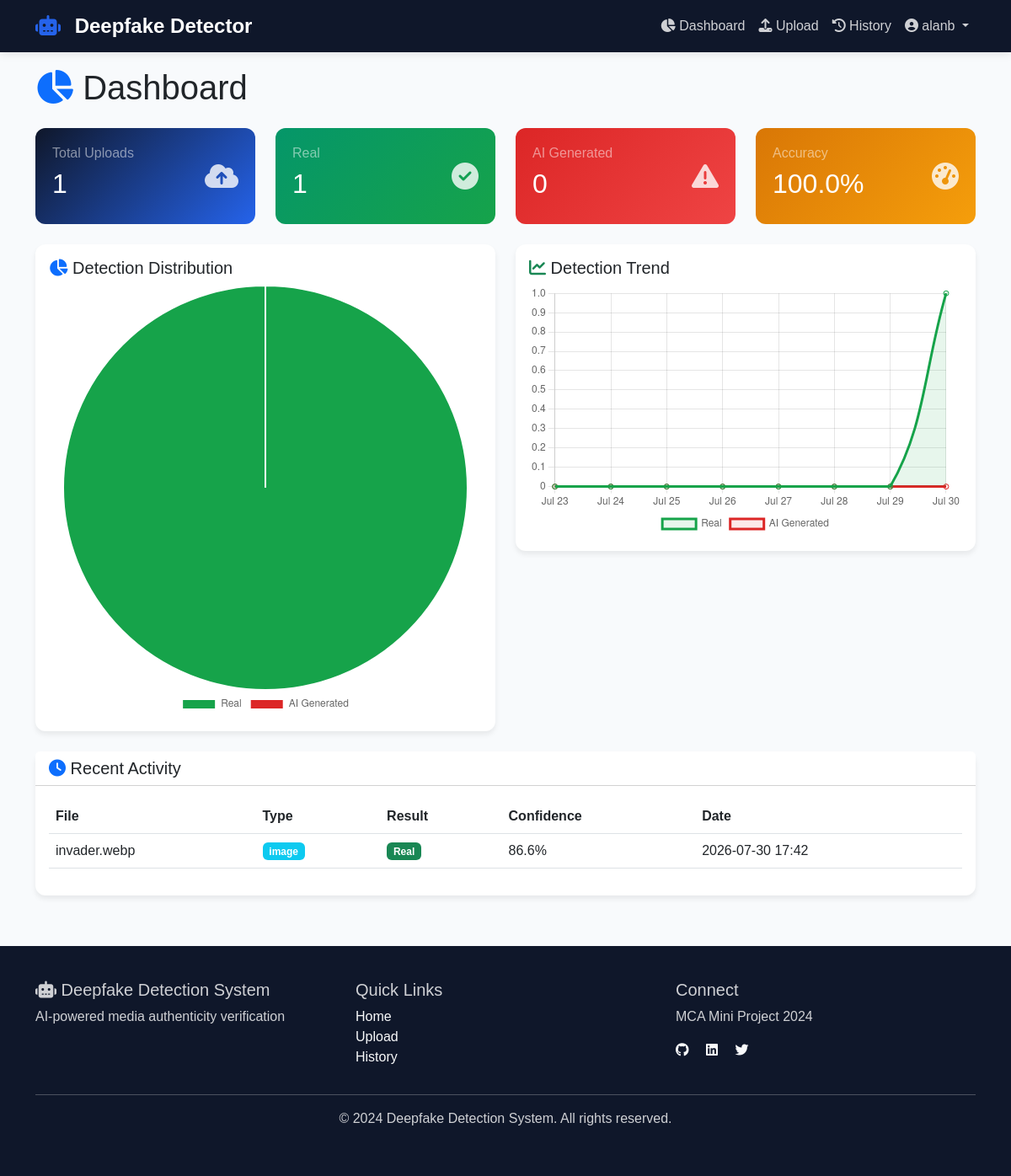
The app's page /dashboard/ (signed in) with its own data.
### detector/models.py (models this page shows, shortened)
class Detection(models.Model):
    RESULT_CHOICES = [
        ('real', 'Real'),
        ('fake', 'AI Generated'),
    ]
    media = models.OneToOneField(Media, on_delete=models.CASCADE, null=True, blank=True)
    result = models.CharField(max_length=20, choices=RESULT_CHOICES, default='unknown')
    confidence = models.FloatField(default=0.0)
    probability_real = models.FloatField(default=0.0)
    probability_fake = models.FloatField(default=0.0)
    processed_at = models.DateTimeField(auto_now_add=True)
    model_version = models.CharField(max_length=50, default='v1.0')

class Media(models.Model):
    MEDIA_TYPES = [
        ('image', 'Image'),
        ('video', 'Video'),
        ('youtube', 'YouTube'),
        ('instagram', 'Instagram'),
    ]
    user = models.ForeignKey(User, on_delete=models.CASCADE, null=True, blank=True)
    file_name = models.CharField(max_length=255)
    file_path = models.CharField(max_length=500, blank=True, null=True)
    media_type = models.CharField(max_length=20, choices=MEDIA_TYPES)
    file_size = models.IntegerField(default=0)
    url = models.URLField(blank=True, null=True)
    uploaded_at = models.DateTimeField(auto_now_add=True)

### dashboard/views.py (the view)
# urls.py: path('', views.dashboard, name='dashboard'),
@login_required
def dashboard(request):
    detections = Detection.objects.filter(media__user=request.user)
    total_uploads = detections.count()
    real_count = detections.filter(result='real').count()
    fake_count = detections.filter(result='fake').count()
    high_confidence = detections.filter(confidence__gt=70).count()
    accuracy = (high_confidence / total_uploads * 100) if total_uploads > 0 else 0
    recent_detections = detections.order_by('-processed_at')[:10]
    dates = []
    real_data = []
    fake_data = []
    for i in range(7, -1, -1):
        date = datetime.now().date() - timedelta(days=i)
        dates.append(date.strftime('%b %d'))
        day_detections = detections.filter(processed_at__date=date)
        real_data.append(day_detections.filter(result='real').count())
        fake_data.append(day_detections.filter(result='fake').count())
    context = {
        'total_uploads': total_uploads,
        'real_count': real_count,
        'fake_count': fake_count,
        'accuracy': round(accuracy, 1),
        'recent_detections': recent_detections,
        'chart_labels': json.dumps(dates),
        'chart_real_data': json.dumps(real_data),
        'chart_fake_data': json.dumps(fake_data),
    }
    return render(request, 'dashboard.html', context)

### templates/dashboard.html (shortened to what this page needs)
{% extends 'base.html' %}
{% block content %}
<div class="container mt-4">
    <h1 class="mb-4">
        <i class="fas fa-chart-pie text-primary"></i> Dashboard
    </h1>
    <div class="row g-4 mb-4">
        <div class="col-md-3">
            <div class="stat-card stat-primary">
                <div class="d-flex justify-content-between align-items-center">
                    <div>
                        <h6 class="text-white-50">Total Uploads</h6>
                        <h2 class="text-white">{{ total_uploads }}</h2>
                    </div>
                    <i class="fas fa-cloud-upload-alt"></i>
                </div>
            </div>
        </div>
        <div class="col-md-3">
            <div class="stat-card stat-success">
                <div class="d-flex justify-content-between align-items-center">
                    <div>
                        <h6 class="text-white-50">Real</h6>
                        <h2 class="text-white">{{ real_count }}</h2>
                    </div>
                    <i class="fas fa-check-circle"></i>
                </div>
            </div>
        </div>
        <div class="col-md-3">
            <div class="stat-card stat-danger">
                <div class="d-flex justify-content-between align-items-center">
                    <div>
                        <h6 class="text-white-50">AI Generated</h6>
                        <h2 class="text-white">{{ fake_count }}</h2>
                    </div>
                    <i class="fas fa-exclamation-triangle"></i>
                </div>
            </div>
        </div>
        <div class="col-md-3">
            <div class="stat-card stat-warning">
                <div class="d-flex justify-content-between align-items-center">
                    <div>
                        <h6 class="text-white-50">Accuracy</h6>
                        <h2 class="text-white">{{ accuracy }}%</h2>
                    </div>
                    <i class="fas fa-tachometer-alt"></i>
                </div>
            </div>
        </div>
    </div>
    <div class="row g-4">
        <div class="col-md-6">
            <div class="card p-3">
                <h5><i class="fas fa-chart-pie text-primary"></i> Detection Distribution</h5>
                <canvas id="pieChart" height="300"></canvas>
            </div>
        </div>
        <div class="col-md-6">
            <div class="card p-3">
                <h5><i class="fas fa-chart-line text-success"></i> Detection Trend</h5>
                <canvas id="lineChart" height="300"></canvas>
            </div>
        </div>
    </div>
    <div class="card mt-4">
        <div class="card-header bg-white">
            <h5 class="mb-0"><i class="fas fa-clock text-primary"></i> Recent Activity</h5>
        </div>
        <div class="card-body">
            {% if recent_detections %}
                <div class="table-responsive">
                    <table class="table table-hover">
                        <thead>
                            <tr>
                                <th>File</th>
                                <th>Type</th>
                                <th>Result</th>
                                <th>Confidence</th>
                                <th>Date</th>
                            </tr>
                        </thead>
                        <tbody>
                            {% for detection in recent_detections %}
                                <tr>
                                    <td>{{ detection.media.file_name|truncatechars:30 }}</td>
                                    <td><span class="badge bg-info">{{ detection.media.media_type }}</span></td>
                                    <td>
                                        {% if detection.result == 'real' %}
                                            <span class="badge bg-success">Real</span>
                                        {% else %}
                                            <span class="badge bg-danger">AI Generated</span>
                                        {% endif %}
                                    </td>
                                    <td>{{ detection.confidence|floatformat:1 }}%</td>
                                    <td>{{ detection.processed_at|date:"Y-m-d H:i" }}</td>
                                </tr>
                            {% endfor %}
                        </tbody>
                    </table>
                </div>
            {% else %}
                <p class="text-center text-muted">No detections yet. <a href="{% url 'detector:upload' %}">Upload your first file</a></p>
            {% endif %}
        </div>
    </div>
</div>
<script>
document.addEventListener('DOMContentLoaded', function() {
    // Pie Chart
    const ctx1 = document.getElementById('pieChart').getContext('2d');
    new Chart(ctx1, {
        type: 'pie',
        data: {
            labels: ['Real', 'AI Generated'],
            datasets: [{
                data: [{{ real_count }}, {{ fake_count }}],
                backgroundColor: ['#16A34A', '#DC2626'],
                borderWidth: 2
            }]
        },
        options: {
            responsive: true,
            plugins: {
                legend: {
                    position: 'bottom'
                }
            }
        }
    });
    // Line Chart
    const ctx2 = document.getElementById('lineChart').getContext('2d');
    new Chart(ctx2, {
        type: 'line',
        data: {
            labels: {{ chart_labels|safe }},
            datasets: [
                {
                    label: 'Real',
                    data: {{ chart_real_data|safe }},
                    borderColor: '#16A34A',
                    backgroundColor: 'rgba(22, 163, 74, 0.1)',
                    fill: true,
                    tension: 0.4
                },
                {
                    label: 'AI Generated',
                    data: {{ chart_fake_data|safe }},
                    borderColor: '#DC2626',
                    backgroundColor: 'rgba(220, 38, 38, 0.1)',
                    fill: true,
                    tension: 0.4
                }
            ]
        },
        options: {
            responsive: true,
            plugins: {
                legend: {
                    position: 'bottom'
                }
            },
            scales: {
                y: {
                    beginAtZero: true
                }
            }
        }
    });
});
</script>
{% endblock %}

### templates/base.html (shortened to what this page needs)
<!DOCTYPE html>
<html lang="en">
<head>
    <link href="https://cdn.jsdelivr.net/npm/bootstrap@5.3.0/dist/css/bootstrap.min.css" rel="stylesheet">
    <link rel="stylesheet" href="https://cdnjs.cloudflare.com/ajax/libs/font-awesome/6.4.0/css/all.min.css">
</head>
<body>
    <nav class="navbar navbar-expand-lg fixed-top">
        <div class="container">
            <a class="navbar-brand" href="{% url 'home' %}">
                <i class="fas fa-robot"></i> Deepfake Detector
            </a>
            <div class="collapse navbar-collapse" id="navbarNav">
                <ul class="navbar-nav ms-auto">
                    {% if user.is_authenticated %}
                        <li class="nav-item">
                            <a class="nav-link" href="{% url 'dashboard:dashboard' %}">
                                <i class="fas fa-chart-pie"></i> Dashboard
                            </a>
                        </li>
                        <li class="nav-item">
                            <a class="nav-link" href="{% url 'detector:upload' %}">
                                <i class="fas fa-upload"></i> Upload
                            </a>
                        </li>
                        <li class="nav-item">
                            <a class="nav-link" href="{% url 'detector:detection_history' %}">
                                <i class="fas fa-history"></i> History
                            </a>
                        </li>
                        <li class="nav-item dropdown">
                            <a class="nav-link dropdown-toggle" href="#" id="userDropdown" role="button" data-bs-toggle="dropdown">
                                <i class="fas fa-user-circle"></i> {{ user.username }}
                            </a>
                        </li>
                    {% endif %}
                </ul>
            </div>
        </div>
    </nav>
    {% block content %}{% endblock %}
    <footer class="footer">
        <div class="container">
            <div class="row">
                <div class="col-md-4">
                    <h5><i class="fas fa-robot"></i> Deepfake Detection System</h5>
                    <p>AI-powered media authenticity verification</p>
                </div>
                <div class="col-md-4">
                    <h5>Quick Links</h5>
                    <ul class="list-unstyled">
                        <li><a href="{% url 'home' %}" class="text-light text-decoration-none">Home</a></li>
                        {% if user.is_authenticated %}
                            <li><a href="{% url 'detector:upload' %}" class="text-light text-decoration-none">Upload</a></li>
                            <li><a href="{% url 'detector:detection_history' %}" class="text-light text-decoration-none">History</a></li>
                        {% endif %}
                    </ul>
                </div>
                <div class="col-md-4">
                    <h5>Connect</h5>
                    <p>MCA Mini Project 2024</p>
                    <div class="social-icons">
                        <a href="#" class="text-light me-3"><i class="fab fa-github"></i></a>
                        <a href="#" class="text-light me-3"><i class="fab fa-linkedin"></i></a>
                        <a href="#" class="text-light"><i class="fab fa-twitter"></i></a>
                    </div>
                </div>
            </div>
            <hr class="bg-light">
            <p class="text-center">&copy; 2024 Deepfake Detection System. All rights reserved.</p>
        </div>
    </footer>
</body>
</html>

### templates/base.html (style rules this page uses)
:root { --primary-color: #0F172A; --secondary-color: #2563EB; --success-color: #16A34A; --danger-color: #DC2626; --warning-color: #F59E0B; --background-color: #F8FAFC; }
body { font-family: 'Poppins', sans-serif; background-color: var(--background-color); padding-top: 56px; }
.navbar { background: var(--primary-color); box-shadow: 0 2px 10px rgba(0,0,0,0.1); }
.navbar-brand { color: white !important; font-weight: 700; font-size: 1.5rem; }
.navbar-brand i { color: var(--secondary-color); margin-right: 10px; }
.nav-link { color: rgba(255,255,255,0.8) !important; transition: all 0.3s; }
.card { border-radius: 12px; box-shadow: 0 4px 6px rgba(0,0,0,0.07); border: none; transition: transform 0.3s, box-shadow 0.3s; }
.stat-card { padding: 20px; border-radius: 12px; color: white; }
.stat-card i { font-size: 2rem; opacity: 0.8; }
.stat-primary { background: linear-gradient(135deg, var(--primary-color), var(--secondary-color)); }
.stat-success { background: linear-gradient(135deg, #059669, var(--success-color)); }
.stat-danger { background: linear-gradient(135deg, #DC2626, #EF4444); }
.stat-warning { background: linear-gradient(135deg, #D97706, var(--warning-color)); }
.footer { background: var(--primary-color); color: rgba(255,255,255,0.8); padding: 40px 0; margin-top: 60px; }
.fade-in-up { animation: fadeInUp 0.6s ease-out; }

### records on screen
Detection: media.file_name "invader.webp", media.media_type "image", result "Real", confidence "86.6", processed_at "2026-07-30 17:42"

### other values on screen
{{ user.username }} "alanb"
{{ total_uploads }} "1"
{{ real_count }} "1"
{{ fake_count }} "0"
{{ accuracy }} "100.0"
chart data {{ fake_count }} 0
chart data {{ chart_real_data|safe }} [0, 0, 0, 0, 0, 0, 0, 1]
